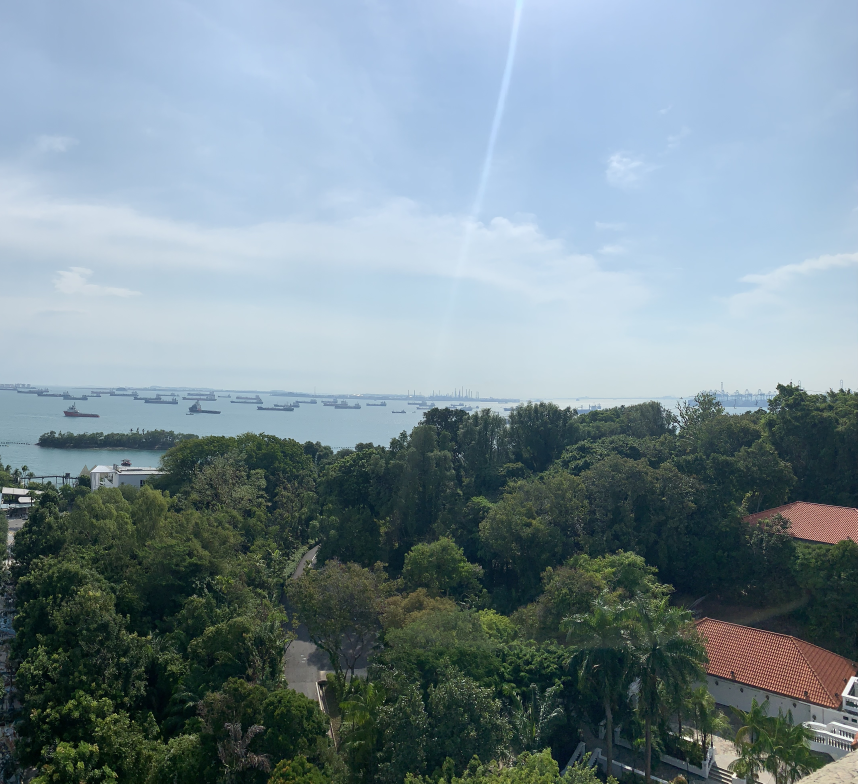
#> input picture Panorama maker/1/right.jpg, 4288 x 3918 px (shown at 1/5 size)
$ python Panorama.py 1/right.jpg 1/right.jpg 1/right.jpg
#> lines starting #> are read from the running program, lines starting #| are printed output that depends on the picture; after the words box and inside, x2 and y2 are one past the last pixel; in counts of white or black regions, pixels touching at a corner belong together
import cv2
import numpy as np
import argparse
from matplotlib import pyplot as plt

# arguments to take from console
parser = argparse.ArgumentParser(
    description="Making a panorama picture using a left and right picture to create it ...",
    epilog="And that's it :) ... ")
parser.add_argument('left_p', type=str, metavar='<left picture path>',
                    help="please enter a picture path to be on the left side of the panorama")
parser.add_argument('right_p', type=str, metavar='<right picture path>',
                    help="please enter a picture path to be on the right side of the panorama")
parser.add_argument('final_p', type=str, metavar='<the path you want to save the panorama at>',
                    help="please enter a path for the panorama to be saved at or just the"
                         " name of the file and it will be saved"
                         ".")
args = parser.parse_args()


def resize_image_by_height(left_img, right_img):
    """
    we resize the images while keeping the aspect ration intact
    :param left_img: the image we want to resize
    :param right_img: the image we use it's height to resize
    :return: return the left image resized
    the left and image is just for making the names easy, but left can be right and vice versa
    """
    left_height, left_width, _ = left_img.shape
    desired_height, _, _ = right_img.shape

    # taking the ratio of the original size of left image
    ratio = left_height / left_width

    # create new width using desire height and old ratio
    new_w = int(desired_height / ratio)

    # return the image with the new dims
    return cv2.resize(left_img, (new_w, desired_height))

def change_Nfutures(left_path):
    """
    :param left_path: image path
    :return: number of matches lines we want to compare between the two images
    """
    if (left_path[0] =='5') :
        return 6000
    return 500


def resize_image(img):
    """
    :arg img: image with big dimensions
    :returns:resized image
    """
    return cv2.resize(img, (0, 0), fx=0.7, fy=0.7)


def from_bgr_to_gray(img):
    """
    :arg img: BGR image
    :returns: a grayscale image
    """
    return cv2.cvtColor(img, cv2.COLOR_BGR2GRAY)

def without_black(Panorama_image):
    """
    :param Panorama_image: panorama image with black area
    :return: panorama image without much black area
    """
    gray = cv2.cvtColor(Panorama_image, cv2.COLOR_BGR2GRAY)
    _, thresh = cv2.threshold(gray, 1, 255, cv2.THRESH_BINARY)
    contours, hierarchy = cv2.findContours(thresh, cv2.RETR_EXTERNAL, cv2.CHAIN_APPROX_SIMPLE)
    cnt = contours[0]
    x, y, w, h = cv2.boundingRect(cnt)
    crop = Panorama_image[y:y + h, x:x + w]
    return crop


def make_panorama(left_path, right_path, panorama_path, draw_match=False):
    """
    :param draw_match: if we want to to draw the matches after we detect them on the two pictures
    :arg left_path: an image path to be put on the left side of the panorama
    :arg right_path: an image path to put on the right side of the panorama
    :arg panorama_path: a path to save the panorama (which made of the two pictures)
    """
#> called with left_path = '1/right.jpg', right_path = '1/right.jpg', panorama_path = '1/right.jpg', draw_match = False
    #reading the pictures
    left_image = cv2.imread(left_path)
#> left_image is the input picture: shape (3918, 4288, 3); mean B, G, R 146.8, 138.8, 120.5
    right_image = cv2.imread(right_path)

    #taking the height to check which picture has the biggest height
    left_height, w_l, _ = left_image.shape
#> left_height = 3918; w_l = 4288
    right_height, w_r, _ = right_image.shape
#> right_height = 3918; w_r = 4288

    # resizing images
    if left_height * w_l > 1000000:
        left_image = resize_image(left_image)
        left_height, _, _ = left_image.shape
#> left_height = 2743
    if right_height * w_r > 1000000:
        right_image = resize_image(right_image)
        right_height, _, _ = right_image.shape
#> right_height = 2743
    Nfeatures = change_Nfutures(left_path)


    # checking the height of each image to know what to resize
    if left_height > right_height:
        left_image = resize_image_by_height(left_image, right_image)
    elif left_height < right_height:
        right_image = resize_image_by_height(right_image, left_image)

    #convert images to gray scale in order to work with orb algorithm
    left_gray_pic = from_bgr_to_gray(left_image)
#> in from_bgr_to_gray, `return cv2.cvtColor(img, cv2.COLOR_BGR2GRAY)`:
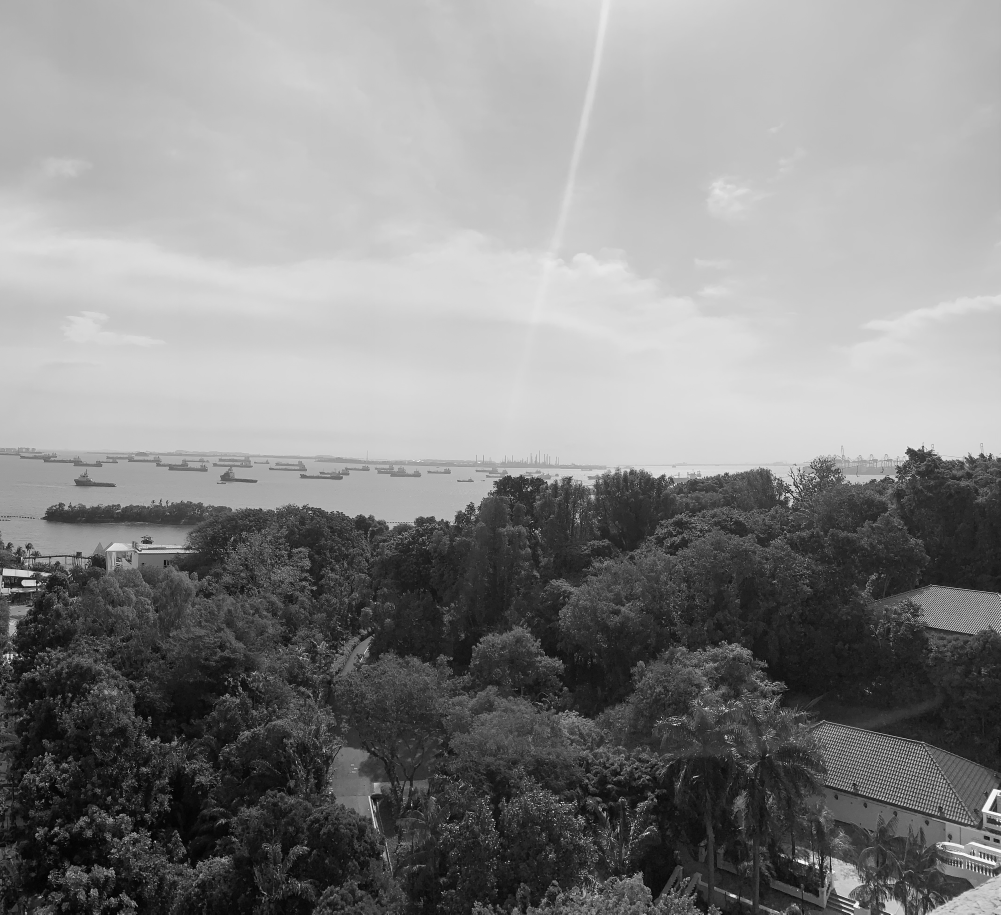
#> returned value: shape (2743, 3002) (shown at 1/3 size); min 0, max 255, mean 134.2
    right_gray_pic = from_bgr_to_gray(right_image)

    # using the orb algorithm
    orb = cv2.ORB_create(Nfeatures)
    keypointsLeft, descriptorsLeft = orb.detectAndCompute(left_gray_pic, None)
#> keypointsLeft = 500 keypoints; strongest (x, y, size): (1983, 2165, 31), (2039, 2170, 31), (1660, 2435, 31), (113, 1754, 37.2)
    keypointsRight, descriptorsRight = orb.detectAndCompute(right_gray_pic, None)
#> keypointsRight has the same summary as keypointsLeft

    bf = cv2.BFMatcher()

    raw_matches = bf.knnMatch(descriptorsRight, descriptorsLeft, k=2)
#> raw_matches = 500 matches

    # the ratio of distance because we get two neighbors
    ratio = 0.85

    good_matches = []

    for m1, m2 in raw_matches:
        if m1.distance < ratio * m2.distance:
            good_matches.append([m1])
#> after the loop, good_matches = 500 matches

    left_height, left_width = left_gray_pic.shape  # we take the height
#> left_width = 3002
    right_height, right_width = right_gray_pic.shape
#> right_width = 3002
    if draw_match:
        img_match = np.empty((max(left_height, right_height), left_width + right_width, 3),
                             dtype=np.uint8)
        imMatches = cv2.drawMatchesKnn(left_image, keypointsLeft, right_image, keypointsRight, good_matches, img_match, None)
        cv2.imshow('Matches between the two pictures', imMatches)

    # taking the key points of the two pictures
    right_image_kp = np.float32([keypointsRight[m[0].queryIdx].pt for m in good_matches]).reshape(-1, 1, 2)
#> right_image_kp = 500 rows, first 8: [1800, 2494], [1824, 2584], [1695, 2468], [1895, 2482], [1349, 2473], [2039, 2170], [1905, 2464], [107, 1756]
    left_image_kp = np.float32([keypointsLeft[m[0].trainIdx].pt for m in good_matches]).reshape(-1, 1, 2)
#> left_image_kp has the same summary as right_image_kp

    # finding the homography matrix
    H, status = cv2.findHomography(right_image_kp, left_image_kp, cv2.RANSAC, 5.0)
#> H = [[1, 1.78e-15, -4.24e-12], [3.13e-16, 1, -6.18e-12], [1.07e-19, 9.52e-19, 1]]; status = 500 values from 1 to 1

    #warpPerspective the image
    Panorama_image = cv2.warpPerspective(right_image, H, (left_width + right_width, right_height))
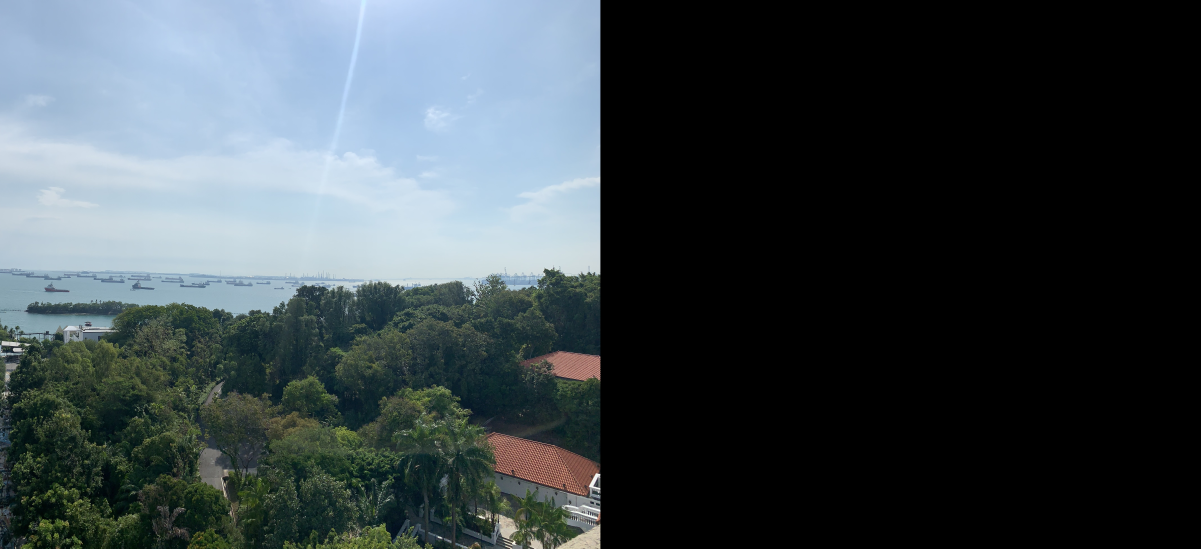
#> Panorama_image: shape (2743, 6004, 3) (shown at 1/5 size); mean B, G, R 73.4, 69.4, 60.2

    Panorama_image[0:left_image.shape[0], 0:left_image.shape[1]] = left_image

    Panorama_image= without_black(Panorama_image)
#> in without_black, `gray = cv2.cvtColor(Panorama_image, cv2.COLOR_BGR2GRAY)`:
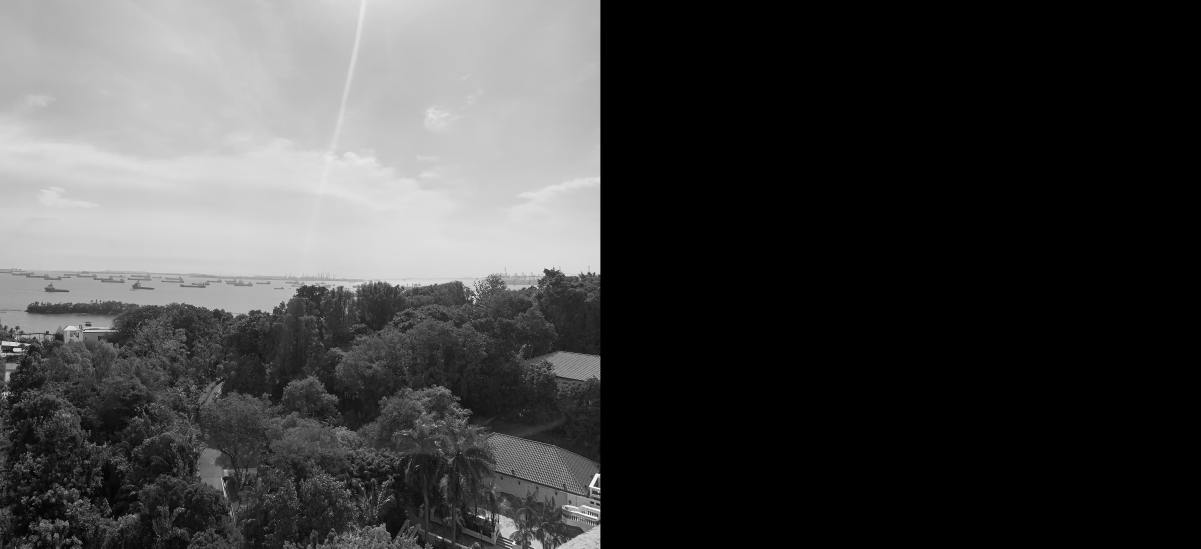
#> gray: shape (2743, 6004) (shown at 1/5 size); min 0, max 255, mean 67.1
#> in without_black, `_, thresh = cv2.threshold(gray, 1, 255, cv2.THRESH_BINARY)`:
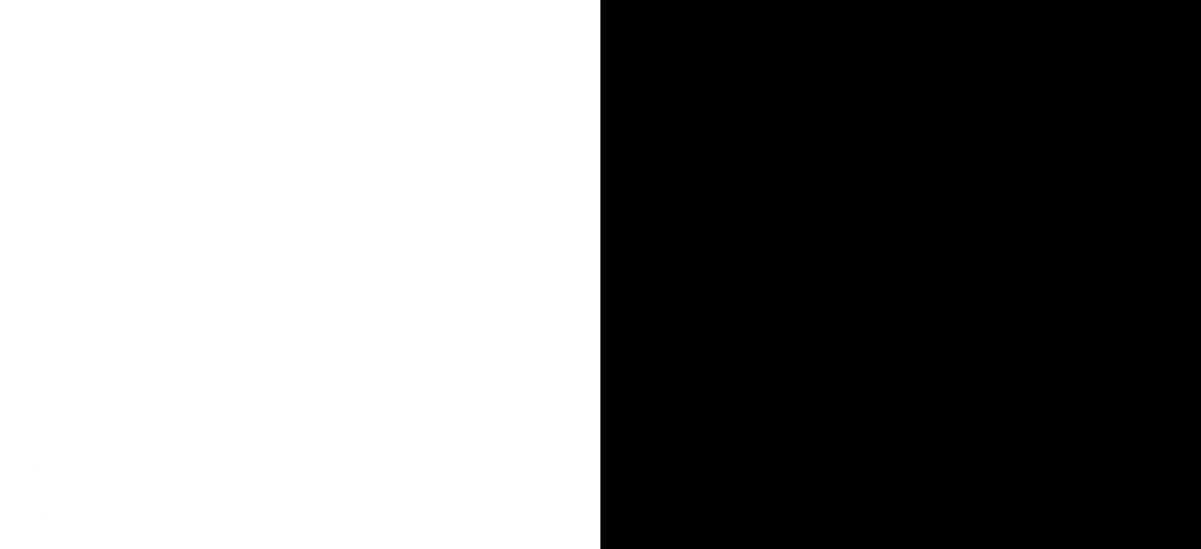
#> thresh: shape (2743, 6004) (shown at 1/5 size); 50% white; 1 white region, box (x1, y1, x2, y2) and area: (0, 0, 3002, 2743) 8234454
#> in without_black, `contours, hierarchy = cv2.findContours(thresh, cv2.RETR_EXTERNAL, cv2...`: contours = [[[0, 0], [0, 2742], [3001, 2742], [3001, 0]]]
#> in without_black, `cnt = contours[0]`: cnt = [[0, 0], [0, 2742], [3001, 2742], [3001, 0]]
#> in without_black, `x, y, w, h = cv2.boundingRect(cnt)`: x = 0; w = 3002; h = 2743
    cv2.imwrite(panorama_path, Panorama_image)
    print("Panorama image saved in [ " +panorama_path+ " ]")


if __name__ == '__main__':
    if args.left_p and args.right_p and args.final_p:
        make_panorama(args.left_p, args.right_p, args.final_p)
    else:
        print("In order to run the script you need to enter three arguments , use --help for more information")
